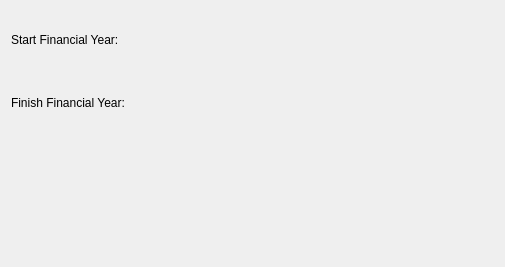
<?xml version="1.0" encoding="UTF-8"?>
<ui version="4.0">
 <class>XYZ_AYARLAR_BATCH</class>
 <widget class="QDialog" name="XYZ_AYARLAR_BATCH">
  <property name="geometry">
   <rect>
    <x>0</x>
    <y>0</y>
    <width>505</width>
    <height>267</height>
   </rect>
  </property>
  <property name="sizePolicy">
   <sizepolicy hsizetype="Expanding" vsizetype="Expanding">
    <horstretch>0</horstretch>
    <verstretch>0</verstretch>
   </sizepolicy>
  </property>
  <property name="windowTitle">
   <string>Dialog</string>
  </property>
  <layout class="QGridLayout" name="gridLayout_2">
   <item row="0" column="0">
    <layout class="QGridLayout" name="gridLayout">
     <item row="0" column="0">
      <widget class="QLabel" name="label">
       <property name="text">
        <string>Start Financial Year:</string>
       </property>
      </widget>
     </item>
     <item row="1" column="0">
      <widget class="QLabel" name="label_2">
       <property name="text">
        <string>Finish Financial Year:</string>
       </property>
      </widget>
     </item>
     <item row="0" column="1">
      <widget class="QAdakDate" name="adakDate_mali_yil_baslangic_tarihi" native="true">
       <property name="whatsThis">
        <string>Tarih Widgeti</string>
       </property>
       <property name="QAdakDate" stdset="0">
        <rect>
         <x>0</x>
         <y>0</y>
         <width>100</width>
         <height>100</height>
        </rect>
       </property>
      </widget>
     </item>
     <item row="1" column="1">
      <widget class="QAdakDate" name="adakDate_mali_yil_bitis_tarihi" native="true">
       <property name="whatsThis">
        <string>Tarih Widgeti</string>
       </property>
       <property name="QAdakDate" stdset="0">
        <rect>
         <x>0</x>
         <y>0</y>
         <width>100</width>
         <height>100</height>
        </rect>
       </property>
      </widget>
     </item>
    </layout>
   </item>
   <item row="1" column="0">
    <widget class="QWidget" name="widget_batch_buttons" native="true">
     <property name="minimumSize">
      <size>
       <width>200</width>
       <height>20</height>
      </size>
     </property>
    </widget>
   </item>
  </layout>
 </widget>
 <customwidgets>
  <customwidget>
   <class>QAdakDate</class>
   <extends>QWidget</extends>
   <header>QAdakDate.h</header>
  </customwidget>
 </customwidgets>
 <resources/>
 <connections/>
</ui>
